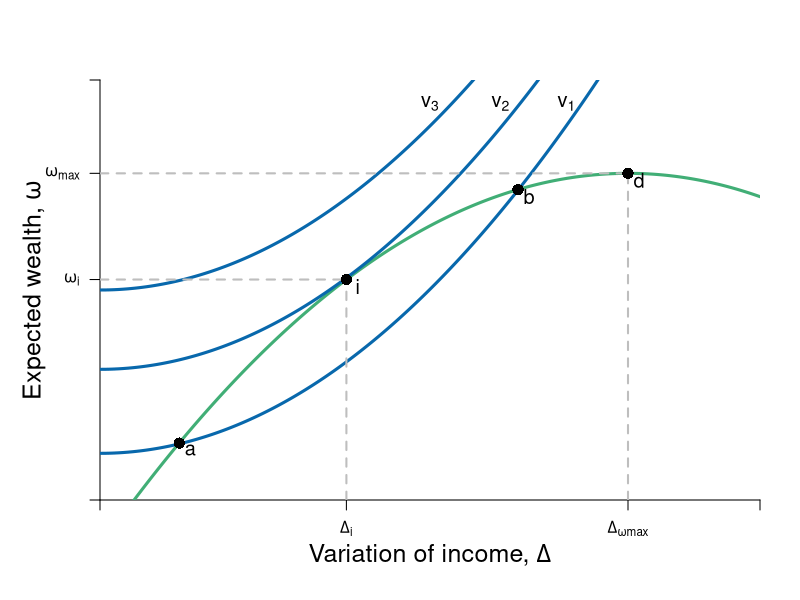

Here is the R script that generated this plot:
require(ggplot2)
require(shape)
pdf(file = "capitalism/risk_return.pdf", width = 9, height = 7)

#Set parameters for graphics
axislabelsize <- 1.5
labelsize <- 1.2
graphlinewidth <- 3
segmentlinewidth <- 2
a <- c(2, 4, 6)


COL <- c("#7fc97f", "#beaed4", "#fdc086", "#ffff99", "#386cb0", "#f0027f", "#bf5b17", "#666666")
COLA <- c("#e0f3db", "#99d8c9","#66c2a4","#41ae76", "#238b45", "#005824")
COLB <- c("#c6dbef", "#4eb3d3", "#2b8cbe", "#0868ac","#084081")
COLC <- c("#fcfbfd", "#efedf5", "#dadaeb", "#bcbddc", "#9e9ac8", "#807dba", "#6a51a3", "#54278f", "#3f007d")

par(mar =  c(5, 5, 4, 2))
xlims <- c(0, 15)
ylims <- c(0, 18)

riskreturn <- function(g, int1 = 14, int2 = 4, coeff = 1/3){
  int1 - (int2 - (coeff)*g)^2
}

uA <- function(omega, g, slope = 0.5){
  omega + omega*g  - slope*g^2
}

indiffA <- function(g, intercept = 3, slope = 0.125){
  intercept  + slope*g^2
}


#Plot command 
plot(0, 0, xlim = xlims, ylim = ylims, 
     type = "n",
     xlab = expression(paste("")),
     ylab = expression(paste("")), 
     axes = FALSE,
     # xlab = expression(paste("Bob's Payoff, ", u^B)),
     # ylab = expression(paste("Alfredo's Payoff, ", u^A)),
     #xaxt = "n", 
     #yaxt = "n", 
     cex.lab = axislabelsize, 
     bty = "n", 
     xaxs="i", 
     yaxs="i"
)


#Customize ticks and labels for the plot
# ticksy <- seq(ylims[1], ylims[2], 3)
# ylabels <- seq(ylims[1], ylims[2], 3)
# ticksx <- seq(xlims[1], xlims[2], 5)
# xlabels <- seq(xlims[1], xlims[2], 5)
ticksy <- c(0,  riskreturn(g = 5.6), riskreturn(g = 12) ,ylims[2])
ylabels <- c(NA, expression(paste(omega[i])), expression(paste(omega[max])), NA)
ticksx <- c(0, 5.6, 12, xlims[2])
xlabels <- c(NA, expression(paste(Delta[i])), expression(paste(Delta[omega*max])), NA)

axis(1, at = ticksx, pos = 0, labels = xlabels)
axis(2, at = ticksy, pos = 0, labels = ylabels, las = 1)
mtext(expression(paste("Variation of income, ", Delta)), side=1, line = 2.5, cex = axislabelsize)
text(xlims[1] - 1.5, ylims[2] - 0.5*(ylims[2] - ylims[1]), expression(paste("Expected wealth, ", omega)), xpd = TRUE, cex = axislabelsize, srt = 90) 


npts <- 500 
xx1 <- seq(xlims[1], xlims[2], length.out = npts)
lines(xx1, riskreturn(xx1), col = COLA[4], lwd = graphlinewidth, lty = 1)
lines(xx1, indiffA(xx1, intercept = 2), col = COLB[4], lwd = graphlinewidth, lty = 1)
lines(xx1, indiffA(xx1, intercept = 5.6), col = COLB[4], lwd = graphlinewidth, lty = 1)
lines(xx1, indiffA(xx1, intercept = 9), col = COLB[4], lwd = graphlinewidth, lty = 1)


#Add points a, b, c and c
segments(5.6, 0, 5.6, riskreturn(g = 5.6), lty = 2, col = "gray", lwd = segmentlinewidth)
segments(0, riskreturn(g = 5.6), 5.6, riskreturn(g = 5.6), lty = 2, col = "gray", lwd = segmentlinewidth)
points(5.6, riskreturn(g = 5.6), pch = 16, col = "black", cex = 1.5)
text(5.6 + 0.25, riskreturn(g = 5.6) - 0.3, expression(i), cex = labelsize)


segments(12, 0, 12, riskreturn(g = 12) , lty = 2, col = "gray", lwd = segmentlinewidth)
segments(0, riskreturn(g = 12) , 12, riskreturn(g = 12) , lty = 2, col = "gray", lwd = segmentlinewidth)
points(12, riskreturn(g = 12) , pch = 16, col = "black", cex = 1.5)
text(12 + 0.25, riskreturn(g = 12) - 0.3, expression(d), cex = labelsize)


points(1.8, riskreturn(g = 1.8) , pch = 16, col = "black", cex = 1.5)
text(1.8 + 0.25, riskreturn(g = 1.8) - 0.3, expression(a), cex = labelsize)


points(9.5, riskreturn(g = 9.5) , pch = 16, col = "black", cex = 1.5)
text(9.5 + 0.25, riskreturn(g = 9.5) - 0.3, expression(b), cex = labelsize)


#Label risk return schedule

#Label value functions
text(10.6, 17, expression(v[1]), cex = labelsize)
text(9.1, 17, expression(v[2]), cex = labelsize)
text(7.5, 17, expression(v[3]), cex = labelsize)


dev.off()
